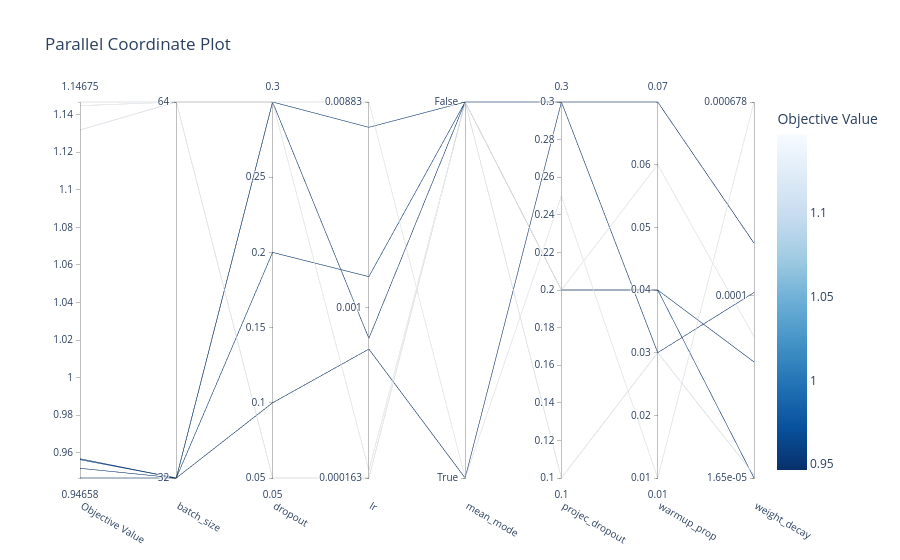

Here is the notebook cell this chart was saved with:
### Code cell
fig=optuna.visualization.plot_parallel_coordinate(study_loaded)
fig.show()

### Figure 1 — Plotly figure (JSON) as saved in the notebook; plotly's stock layout.template omitted (floating-point values rounded to 4 significant figures)
{"data": [{"dimensions": [{"label": "Objective Value", "range": [0.9466, 1.147], "values": [0.9568, 0.9518, 0.9466, 0.9563, 1.147, 1.132, 1.145]}, {"label": "batch_size", "range": [0, 1], "ticktext": ["32", "64"], "tickvals": [0, 1], "values": [0, 0, 0, 0, 1, 1, 1]}, {"label": "dropout", "range": [0.05, 0.3], "values": [0.3, 0.3, 0.1, 0.2, 0.3, 0.05, 0.3]}, {"label": "lr", "range": [-3.787, -2.054], "ticktext": ["0.000163", "0.001", "0.00883"], "tickvals": [-3.787, -3, -2.054], "values": [-2.171, -3.143, -3.193, -2.859, -2.054, -3.787, -3.751]}, {"label": "mean_mode", "range": [0, 1], "ticktext": ["True", "False"], "tickvals": [0, 1], "values": [1, 1, 0, 1, 0, 1, 1]}, {"label": "projec_dropout", "range": [0.1, 0.3], "values": [0.2, 0.3, 0.3, 0.2, 0.25, 0.1, 0.2]}, {"label": "warmup_prop", "range": [0.01, 0.07], "values": [0.04, 0.03, 0.07, 0.04, 0.01, 0.03, 0.06]}, {"label": "weight_decay", "range": [-4.782, -3.169], "ticktext": ["1.65e-05", "0.0001", "0.000678"], "tickvals": [-4.782, -4, -3.169], "values": [-4.284, -3.986, -3.774, -4.782, -3.169, -4.768, -4.176]}], "labelangle": 30, "labelside": "bottom", "line": {"color": [0.9568, 0.9518, 0.9466, 0.9563, 1.147, 1.132, 1.145], "colorbar": {"title": {"text": "Objective Value"}}, "colorscale": [[0, "rgb(247,251,255)"], [0.125, "rgb(222,235,247)"], [0.25, "rgb(198,219,239)"], [0.375, "rgb(158,202,225)"], [0.5, "rgb(107,174,214)"], [0.625, "rgb(66,146,198)"], [0.75, "rgb(33,113,181)"], [0.875, "rgb(8,81,156)"], [1, "rgb(8,48,107)"]], "reversescale": true, "showscale": true}, "type": "parcoords"}], "layout": {"title": {"text": "Parallel Coordinate Plot"}}}
